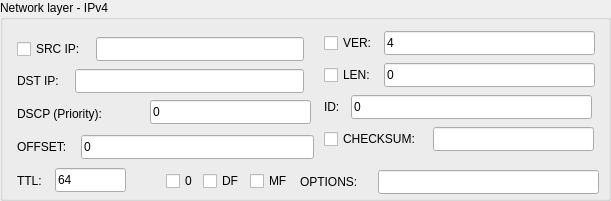
   <widget class="QGroupBox" name="groupBox_2">
    <property name="enabled">
     <bool>true</bool>
    </property>
    <property name="geometry">
     <rect>
      <x>380</x>
      <y>183</y>
      <width>611</width>
      <height>201</height>
     </rect>
    </property>
    <property name="minimumSize">
     <size>
      <width>611</width>
      <height>201</height>
     </size>
    </property>
    <property name="maximumSize">
     <size>
      <width>611</width>
      <height>201</height>
     </size>
    </property>
    <property name="title">
     <string>Network layer - IPv4</string>
    </property>
    <widget class="QLabel" name="optionsIpLabel">
     <property name="geometry">
      <rect>
       <x>300</x>
       <y>170</y>
       <width>71</width>
       <height>24</height>
      </rect>
     </property>
     <property name="text">
      <string>OPTIONS:</string>
     </property>
    </widget>
    <widget class="QLineEdit" name="optionsIpLineEdit">
     <property name="geometry">
      <rect>
       <x>378</x>
       <y>170</y>
       <width>221</width>
       <height>24</height>
      </rect>
     </property>
     <property name="text">
      <string/>
     </property>
    </widget>
    <widget class="QLineEdit" name="dscpIpLineEdit">
     <property name="geometry">
      <rect>
       <x>150</x>
       <y>100</y>
       <width>161</width>
       <height>24</height>
      </rect>
     </property>
     <property name="text">
      <string>0</string>
     </property>
    </widget>
    <widget class="QCheckBox" name="srcVerCheckbox">
     <property name="geometry">
      <rect>
       <x>324</x>
       <y>32</y>
       <width>54</width>
       <height>22</height>
      </rect>
     </property>
     <property name="minimumSize">
      <size>
       <width>54</width>
       <height>22</height>
      </size>
     </property>
     <property name="maximumSize">
      <size>
       <width>54</width>
       <height>22</height>
      </size>
     </property>
     <property name="text">
      <string>VER:</string>
     </property>
    </widget>
    <widget class="QLineEdit" name="verLineEdit">
     <property name="geometry">
      <rect>
       <x>384</x>
       <y>31</y>
       <width>211</width>
       <height>24</height>
      </rect>
     </property>
     <property name="text">
      <string>4</string>
     </property>
    </widget>
    <widget class="QLabel" name="offsetLabel">
     <property name="geometry">
      <rect>
       <x>17</x>
       <y>134</y>
       <width>58</width>
       <height>26</height>
      </rect>
     </property>
     <property name="minimumSize">
      <size>
       <width>58</width>
       <height>26</height>
      </size>
     </property>
     <property name="maximumSize">
      <size>
       <width>58</width>
       <height>26</height>
      </size>
     </property>
     <property name="text">
      <string>OFFSET:</string>
     </property>
    </widget>
    <widget class="QLineEdit" name="offsetLineEdit">
     <property name="geometry">
      <rect>
       <x>81</x>
       <y>135</y>
       <width>233</width>
       <height>24</height>
      </rect>
     </property>
     <property name="minimumSize">
      <size>
       <width>233</width>
       <height>24</height>
      </size>
     </property>
     <property name="maximumSize">
      <size>
       <width>233</width>
       <height>24</height>
      </size>
     </property>
     <property name="text">
      <string>0</string>
     </property>
    </widget>
    <widget class="QCheckBox" name="lenIpCheckbox">
     <property name="geometry">
      <rect>
       <x>324</x>
       <y>64</y>
       <width>54</width>
       <height>22</height>
      </rect>
     </property>
     <property name="minimumSize">
      <size>
       <width>54</width>
       <height>22</height>
      </size>
     </property>
     <property name="maximumSize">
      <size>
       <width>53</width>
       <height>22</height>
      </size>
     </property>
     <property name="text">
      <string>LEN:</string>
     </property>
    </widget>
    <widget class="QLineEdit" name="lenIpLineEdit">
     <property name="geometry">
      <rect>
       <x>384</x>
       <y>63</y>
       <width>211</width>
       <height>24</height>
      </rect>
     </property>
     <property name="text">
      <string>0</string>
     </property>
    </widget>
    <widget class="QLabel" name="dstIpLabel">
     <property name="geometry">
      <rect>
       <x>17</x>
       <y>69</y>
       <width>52</width>
       <height>24</height>
      </rect>
     </property>
     <property name="minimumSize">
      <size>
       <width>52</width>
       <height>24</height>
      </size>
     </property>
     <property name="maximumSize">
      <size>
       <width>52</width>
       <height>24</height>
      </size>
     </property>
     <property name="text">
      <string>DST IP:</string>
     </property>
    </widget>
    <widget class="QLineEdit" name="dstIpLineEdit">
     <property name="geometry">
      <rect>
       <x>75</x>
       <y>69</y>
       <width>229</width>
       <height>24</height>
      </rect>
     </property>
     <property name="minimumSize">
      <size>
       <width>229</width>
       <height>24</height>
      </size>
     </property>
     <property name="maximumSize">
      <size>
       <width>239</width>
       <height>24</height>
      </size>
     </property>
     <property name="text">
      <string/>
     </property>
    </widget>
    <widget class="QCheckBox" name="srcIpCheckbox">
     <property name="geometry">
      <rect>
       <x>17</x>
       <y>38</y>
       <width>73</width>
       <height>22</height>
      </rect>
     </property>
     <property name="minimumSize">
      <size>
       <width>73</width>
       <height>22</height>
      </size>
     </property>
     <property name="maximumSize">
      <size>
       <width>73</width>
       <height>22</height>
      </size>
     </property>
     <property name="text">
      <string>SRC IP:</string>
     </property>
    </widget>
    <widget class="QLineEdit" name="srcIpLineEdit">
     <property name="geometry">
      <rect>
       <x>96</x>
       <y>37</y>
       <width>208</width>
       <height>24</height>
      </rect>
     </property>
     <property name="minimumSize">
      <size>
       <width>208</width>
       <height>24</height>
      </size>
     </property>
     <property name="maximumSize">
      <size>
       <width>218</width>
       <height>24</height>
      </size>
     </property>
     <property name="text">
      <string/>
     </property>
    </widget>
    <widget class="QLineEdit" name="ttlLineEdit">
     <property name="geometry">
      <rect>
       <x>55</x>
       <y>168</y>
       <width>71</width>
       <height>24</height>
      </rect>
     </property>
     <property name="text">
      <string>64</string>
     </property>
    </widget>
    <widget class="QLabel" name="ttlLabel">
     <property name="geometry">
      <rect>
       <x>17</x>
       <y>168</y>
       <width>32</width>
       <height>25</height>
      </rect>
     </property>
     <property name="minimumSize">
      <size>
       <width>32</width>
       <height>25</height>
      </size>
     </property>
     <property name="maximumSize">
      <size>
       <width>32</width>
       <height>25</height>
      </size>
     </property>
     <property name="text">
      <string>TTL:</string>
     </property>
    </widget>
    <widget class="QCheckBox" name="checksumCheckbox">
     <property name="geometry">
      <rect>
       <x>324</x>
       <y>128</y>
       <width>103</width>
       <height>22</height>
      </rect>
     </property>
     <property name="minimumSize">
      <size>
       <width>103</width>
       <height>22</height>
      </size>
     </property>
     <property name="maximumSize">
      <size>
       <width>103</width>
       <height>22</height>
      </size>
     </property>
     <property name="text">
      <string>CHECKSUM:</string>
     </property>
    </widget>
    <widget class="QLineEdit" name="checksumIpLineEdit">
     <property name="geometry">
      <rect>
       <x>433</x>
       <y>127</y>
       <width>161</width>
       <height>24</height>
      </rect>
     </property>
     <property name="text">
      <string/>
     </property>
    </widget>
    <widget class="QCheckBox" name="flag0Checkbox">
     <property name="geometry">
      <rect>
       <x>166</x>
       <y>170</y>
       <width>31</width>
       <height>22</height>
      </rect>
     </property>
     <property name="minimumSize">
      <size>
       <width>31</width>
       <height>22</height>
      </size>
     </property>
     <property name="maximumSize">
      <size>
       <width>31</width>
       <height>22</height>
      </size>
     </property>
     <property name="text">
      <string>0</string>
     </property>
    </widget>
    <widget class="QCheckBox" name="flagDfCheckbox">
     <property name="geometry">
      <rect>
       <x>203</x>
       <y>170</y>
       <width>41</width>
       <height>22</height>
      </rect>
     </property>
     <property name="minimumSize">
      <size>
       <width>41</width>
       <height>22</height>
      </size>
     </property>
     <property name="maximumSize">
      <size>
       <width>41</width>
       <height>22</height>
      </size>
     </property>
     <property name="text">
      <string>DF</string>
     </property>
    </widget>
    <widget class="QCheckBox" name="flagMfCheckbox">
     <property name="geometry">
      <rect>
       <x>250</x>
       <y>170</y>
       <width>43</width>
       <height>22</height>
      </rect>
     </property>
     <property name="minimumSize">
      <size>
       <width>43</width>
       <height>22</height>
      </size>
     </property>
     <property name="maximumSize">
      <size>
       <width>43</width>
       <height>22</height>
      </size>
     </property>
     <property name="text">
      <string>MF</string>
     </property>
    </widget>
    <widget class="QLabel" name="idLabel">
     <property name="geometry">
      <rect>
       <x>324</x>
       <y>95</y>
       <width>21</width>
       <height>24</height>
      </rect>
     </property>
     <property name="minimumSize">
      <size>
       <width>21</width>
       <height>24</height>
      </size>
     </property>
     <property name="maximumSize">
      <size>
       <width>21</width>
       <height>24</height>
      </size>
     </property>
     <property name="text">
      <string>ID:</string>
     </property>
    </widget>
    <widget class="QLineEdit" name="idLineEdit">
     <property name="geometry">
      <rect>
       <x>351</x>
       <y>95</y>
       <width>241</width>
       <height>24</height>
      </rect>
     </property>
     <property name="text">
      <string>0</string>
     </property>
    </widget>
    <widget class="QLabel" name="dscpLabel">
     <property name="geometry">
      <rect>
       <x>17</x>
       <y>101</y>
       <width>100</width>
       <height>25</height>
      </rect>
     </property>
     <property name="minimumSize">
      <size>
       <width>100</width>
       <height>25</height>
      </size>
     </property>
     <property name="maximumSize">
      <size>
       <width>100</width>
       <height>25</height>
      </size>
     </property>
     <property name="text">
      <string>DSCP (Priority):</string>
     </property>
    </widget>
   </widget>
